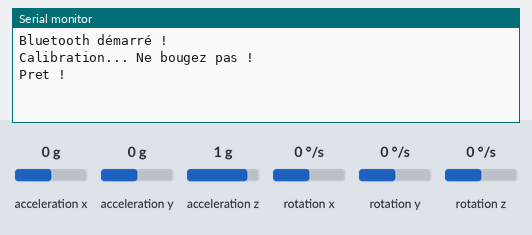
A sketch run on a simulated ESP32. On the bench: the last lines printed to the serial monitor. Inputs (shaded band) come from the test bench; at power-on: acceleration y 0 g, acceleration x 0 g, acceleration z 1 g, rotation x 0 °/s, rotation y 0 °/s, rotation z 0 °/s. Nothing arrives over Bluetooth unless stated.

Above: at 3.2 s.
3.3 s: acceleration y set to -1.4 g
At 4.0 s:
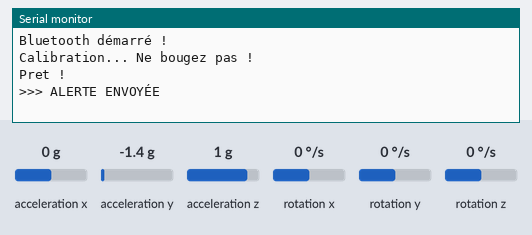
4.8 s: acceleration y set to 0 g
At 5.8 s:
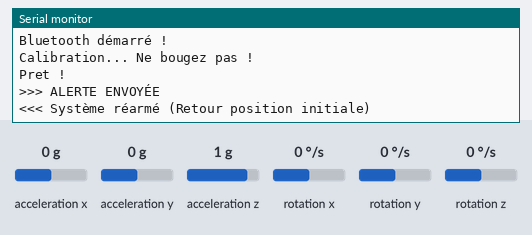

The sketch:

moving_object.ino
```cpp
#include "Wire.h"
#include <MPU6050_light.h>
#include "BluetoothSerial.h"

MPU6050 mpu(Wire);
BluetoothSerial SerialBT;

unsigned long timer = 0;

// Cette variable sert de "mémoire"
bool estEnAlerte = false;

void setup() {
  Serial.begin(115200);
  SerialBT.begin("ESP32_Gyro");
  Serial.println("Bluetooth démarré !");

  Wire.begin(21, 22);

  byte status = mpu.begin();
  while(status != 0){
    Serial.println("Echec MPU6050");
    delay(1000);
  }

  Serial.println("Calibration... Ne bougez pas !");
  delay(1000);
  mpu.calcOffsets();
  Serial.println("Pret !");
}

void loop() {
  mpu.update();

  if((millis() - timer) > 50) { // Vérification rapide (50ms)

    float angleX = mpu.getAngleX();

    // --- LOGIQUE DE DÉCLENCHEMENT ---

    // CAS 1 : L'objet est penché (Hors de la zone -5 à 5)
    if (abs(angleX) > 5) {

      // On envoie le message SEULEMENT si on n'est pas déjà en alerte
      if (estEnAlerte == false) {
        SerialBT.println("TRUE");      // Envoi Bluetooth unique
        Serial.println(">>> ALERTE ENVOYÉE"); // Debug USB

        estEnAlerte = true;            // ON VERROUILLE : On note qu'on est en alerte
      }
      // Si estEnAlerte est déjà true, on ne fait RIEN (on ignore les autres mesures)
    }

    // CAS 2 : L'objet est revenu à plat (Dans la zone -5 à 5)
    else {
      // Si on était en alerte, on "réarme" le système
      if (estEnAlerte == true) {
        estEnAlerte = false;           // ON DÉVERROUILLE
        Serial.println("<<< Système réarmé (Retour position initiale)");
        delay(2000);
      }
    }

    timer = millis();
  }
}
```

Measured:
- after the input at 3.3 s, the serial monitor: prints a new line after 0.05 s (image 1)
- after the input at 4.8 s, the serial monitor: prints a new line at once (image 2)
